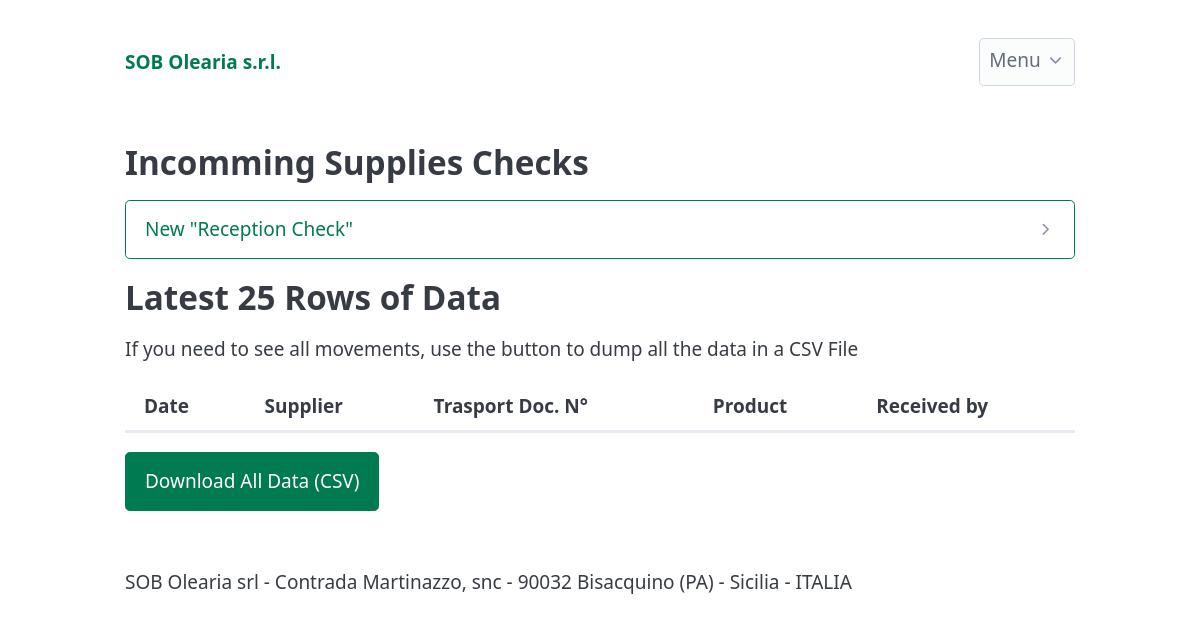
/reception (signed in), run on an earlier commit of the app's database.
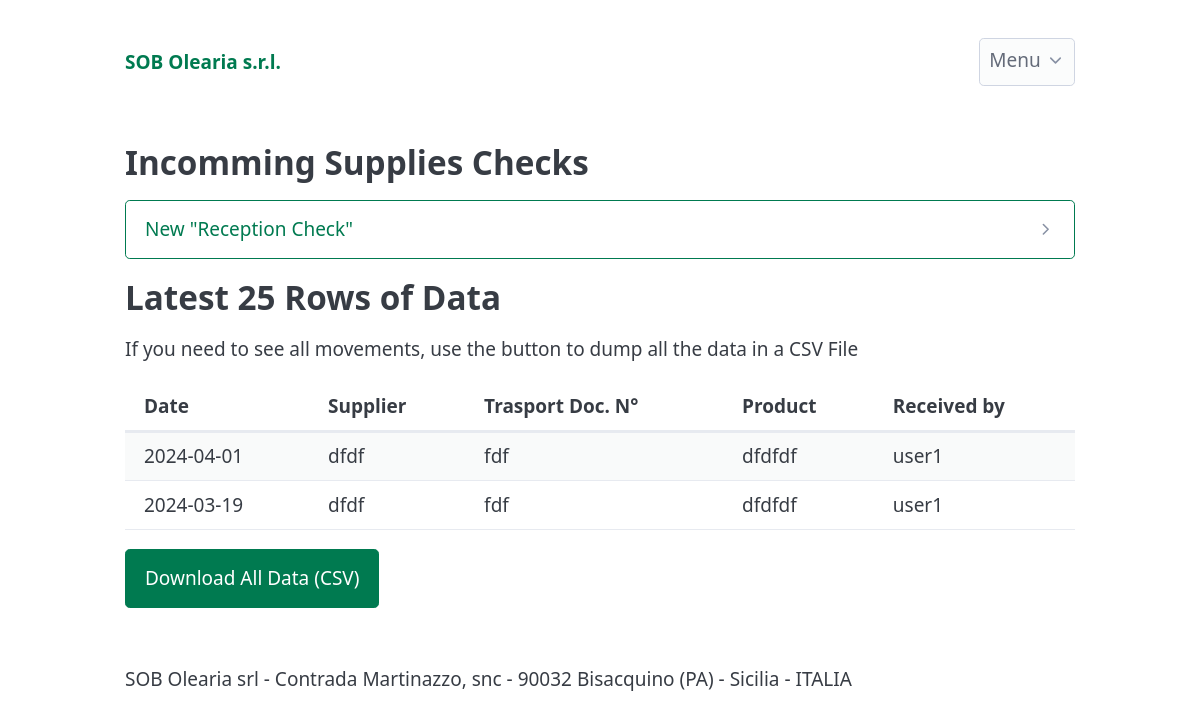
And on a later commit of the database.
### app/models.py (models this page shows, shortened)
class ReceptionRecord(db.Model):
    __tablename__ = 'reception_records'
    id = db.Column(db.Integer, primary_key=True, autoincrement=True)
    reception_date = db.Column(db.DateTime, nullable=False, default=datetime.utcnow)
    transport_document_number = db.Column(db.Text, nullable=False)
    transport_document_date = db.Column(db.Date, nullable=False)
    supplier_name = db.Column(db.Text, nullable=False)
    received_products = db.Column(db.Text, nullable=False)
    correspondence_verification = db.Column(db.Text, nullable=False)
    hygienic_transport = db.Column(db.Text, nullable=False)
    is_oliveoil = db.Column(db.Boolean)
    seal_number = db.Column(db.Text)
    pack_integrity = db.Column(db.Text, nullable=False)
    product_characteristics = db.Column(db.Text, nullable=False)
    bestbefore_label = db.Column(db.Text, nullable=False)
    moka_verification = db.Column(db.Text, nullable=False)
    price_quantity_accepted = db.Column(db.Text, nullable=False)
    items_rejected = db.Column(db.Integer)
    user_id = db.Column(db.Integer, db.ForeignKey('users.id'), nullable=False)
    user = db.relationship('User', back_populates='reception_records', lazy=True)

class User(db.Model,UserMixin):
    __tablename__ = 'users'
    id = db.Column(db.Integer, primary_key=True, autoincrement=True)
    username = db.Column(db.String(64), index=True, unique=True)
    email = db.Column(db.String(120), index=True, unique=True)
    password_hash = db.Column(db.String(255),nullable=False, )
    created_on = db.Column(db.DateTime, nullable=False, default=datetime.utcnow)
    is_admin = db.Column(db.Boolean, nullable=False, default=False)
    production_records = db.relationship('ProductionRecord', back_populates='user', lazy=True)
    reception_records = db.relationship('ReceptionRecord', back_populates='user', lazy=True)
    fulfillment_records = db.relationship('FulfillmentRecord', back_populates='user', lazy=True)

### app/reception/routes.py (the view, shortened to what this page needs)
@reception_bp.route("/reception", methods=("GET", "POST"))
@login_required
def reception():
    receptions = ReceptionRecord.query.all()
    return render_template("reception.html", receptions=receptions)

### app/templates/reception.html (shortened to what this page needs)
{% extends 'base.html' %}
{% block content %}
<section>
    <h2>Incomming Supplies Checks</h2>
    <details>
        <summary role="button" class="outline">New "Reception Check"</summary>
    </details>
</section>
<h2>Latest 25 Rows of Data</h2>
<p>If you need to see all movements, use the button to dump all the data in a CSV File</p>
<section>
    <div class="overflow-auto">
        <table class="sortable striped">
            <thead>
                <tr>
                    <th>Date</th>
                    <th>Supplier</th>
                    <th>Trasport Doc. N°</th>
                    <th>Product</th>
                    <th>Received by</th>
                </tr>
            </thead>
            <tbody>
                {% for reception  in receptions %}
                <tr>
                    <td>{{reception.reception_date.strftime('%Y-%m-%d')}}</td>
                    <td>{{reception.supplier_name}}</td>
                    <td>{{reception.transport_document_number}}</td>
                    <td>{{reception.received_products}}</td>
                    <td>{{reception.user.username}}</td>
                </tr>
                {% endfor %}
            </tbody>
        </table>
    </div>
    <div>
        <a href="{{ url_for('reception_bp.export_reception_csv') }}" role="button">Download All Data (CSV)</a>
    </div>
</section>
{% endblock content %}

What changed in the data, as far as the page shows it:
added ReceptionRecord: reception_date "2024-04-01", supplier_name "dfdf", transport_document_number "fdf", received_products "dfdfdf", user.username "user1"
added ReceptionRecord: reception_date "2024-03-19", supplier_name "dfdf", transport_document_number "fdf", received_products "dfdfdf", user.username "user1"
